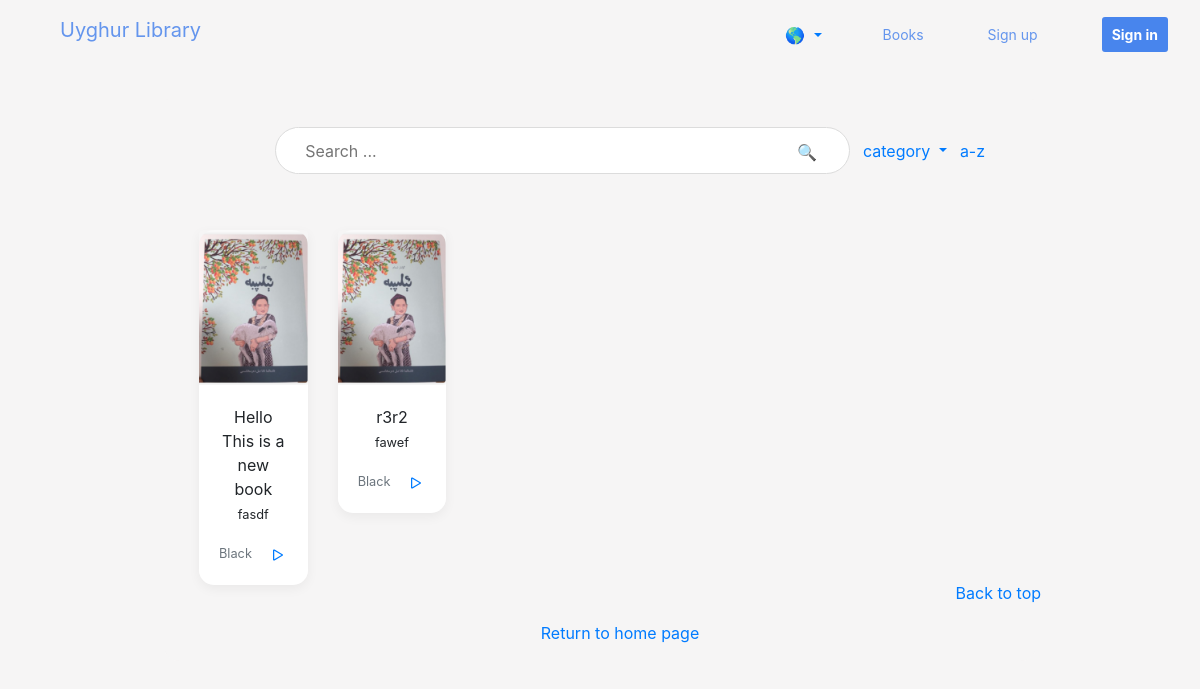
Page /en/books/?category=Black on the committed database.
### library/models.py (models this page shows, shortened)
class Book(models.Model):
    ISBN = models.CharField(max_length=100, default='')
    title = models.CharField(max_length=100)
    author = models.CharField(max_length=100)
    pdf = models.FileField(upload_to='books/pdfs/')
    cover = models.ImageField(upload_to='books/covers/', default='books/covers/default.png',blank=True)
    category = models.ForeignKey('Category',on_delete=models.PROTECT,default=1)
    publishedYear=models.CharField(max_length=100, default='',blank=True)
    publisher = models.CharField(max_length=100, default='',blank=True)
    pages=models.CharField(max_length=100, default='')
    summary = models.TextField(max_length=250,blank=True)
    favorite = models.ManyToManyField(User,related_name='favorite', blank=True)

class Category(models.Model):
    name = models.CharField(max_length=100)
    def __str__(self):
        return self.name

### library/views.py (the view)
# urls.py: path('books/', views.book_list, name='book_list'),
def book_list(request):
    category = request.GET.get('category')
    if category == None:
        books = Book.objects.all()
    else:
        books = Book.objects.filter(category__name=category)
    categories = Category.objects.all()
    return render(request, 'library/book_list.html', {
        'books': books,
        'categories':categories,
    })

### library/templates/library/book_list.html (shortened to what this page needs)
{% extends 'library/base.html' %}
{% load i18n %}
{% block content %}
<header>
  <div class="navbar">
    <div class="container">
      <form action="{% url 'search' %}" method="get">
        <div class="bar">
          <input name="q" class="searchbar" type="text" title="Search" placeholder="Search ...">
          <button type="submit" class="btn btn-link nounderline">🔍</button>
        </div>
      </form>
      <div class="dropdown">
        <button class="btn btn-link nounderline dropdown-toggle" type="button" id="dropdownMenu2" data-toggle="dropdown" aria-haspopup="true" aria-expanded="false">
          {% translate "category" %}
        </button>
      </div>
      <form action="{% url 'book_list' %}" method="get">
        <a href="{% url 'book_list' %}">{% translate "a-z" %}</a>
        </form>
    </div>
  </div>
</header>
<main role="main">
  <div class="album py-5">
    <div class="container">
      <div class="row">
        {% for book in books %}
        <div class="col-md-2">
          <div class="card mb-2 box-shadow">
            <img class="card-img-top" src="{{ book.cover.url }}" alt="book cover">
            <div class="card-body book">
              <p class="card-text">{{ book.title }}<br><small>{{ book.author }}</small></p>
              <div class="d-flex justify-content-between align-items-center">
                <div class="btn-group">
                  <small class="text-muted">{{ book.category }}</small>
                </div>
                <a title="Read" class="nounderline" href="{% url 'book_info' book.ISBN %}">
                  <i class="bi bi-play">
                    <svg xmlns="http://www.w3.org/2000/svg" width="20" height="20" fill="currentColor" class="bi bi-play" viewBox="0 0 16 16">
                      <path d="M10.804 8 5 4.633v6.734L10.804 8zm.792-.696a.802.802 0 0 1 0 1.392l-6.363 3.692C4.713 12.69 4 12.345 4 11.692V4.308c0-.653.713-.998 1.233-.696l6.363 3.692z"/>
                    </svg>
                    </i>
                </a>
              </div>
            </div>
          </div>
        </div>
        {% endfor %}
      </div>
    </div>
  </div>
</main>
<footer class="text-muted">
  <div class="container">
    <p class="float-right">
      <a href="#">{% translate "Back to top" %}</a>
    </p>
    <br>
    <p></p><a class="nounderline" href="{% url 'library-home' %}">{% translate "Return to home page" %}</a></p>
  </div>
</footer>
{% endblock %}

### library/static/css/app.css (style rules this page uses)
html, body { margin: 0; width: 100vw; height: 97vh; background-color: #f6f5f5; }
.bar { margin:0 auto; width:350px; border-radius:30px; border:1px solid #dcdcdc; }
.searchbar { height:45px; border:none; width:200px; font-size:16px; outline: none; }
.nounderline { text-decoration: none!important; }
footer { position: absolute; bottom: 0px; width: 100%; }

### library/templates/library/book_list.html (style rules this page uses)
:root { --jumbotron-padding-y: 3rem; }
.box-shadow { box-shadow: 0 .25rem .75rem rgba(0, 0, 0, .05); }
.nounderline { text-decoration: none !important; }
.card { border: none; border-bottom-right-radius: 15px; border-bottom-left-radius: 15px; background-color: #f6f5f5; }
.card-body.book { background-color: white; border-bottom-right-radius: 15px; border-bottom-left-radius: 15px; }
.card-img-top { border-top-right-radius: 15px; border-top-left-radius: 15px; }
.bar { margin:0 auto; width:575px; border-radius:30px; border:1px solid #dcdcdc; background-color: white; }
.searchbar { height:45px; border:none; width:484px; font-size:16px; outline: none; padding-left: 10px; }
.navbar > .container { margin-left: 60px; justify-content: center; }

### rows in the picture
Book: cover (placeholder picture), title "Hello This is a new book", author "fasdf", category "Black"
Book: cover (placeholder picture), title "r3r2", author "fawef", category "Black"
